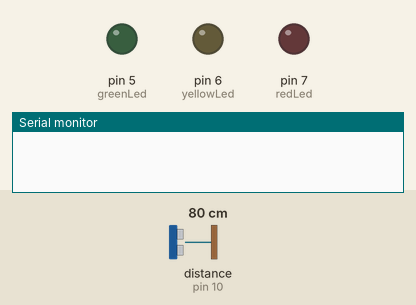
Recording of a sketch running on a simulated Arduino Uno, built with avr-gcc and run on an emulated ATmega328P. On the bench: output pins drawn as LEDs (lit = HIGH), the last lines printed to the serial monitor. Wiring (inferred from the names in the program): ultrasonic range finder: trigger pin 9; echo pin 10. The inputs (shaded band) are chosen by the test bench; at power-on: distance to the obstacle (sensor on pin 10) 80 cm. The echo pulse lasts 58.3 µs per cm; pins used as bus, display or sensor lines are not drawn.

Above: at 1.2 s.
1.3 s: distance to the obstacle (sensor on pin 10) set to 39 cm
2.8 s: distance to the obstacle (sensor on pin 10) set to 35 cm
At 4.1 s:
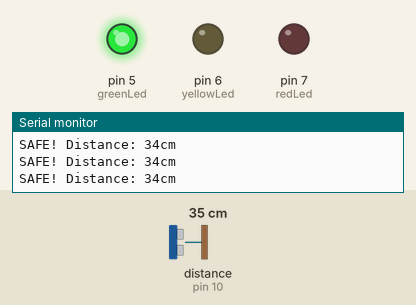
4.4 s: distance to the obstacle (sensor on pin 10) set to 23 cm
5.9 s: distance to the obstacle (sensor on pin 10) set to 19 cm
At 7.0 s:
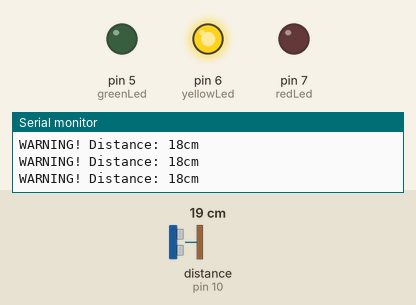
7.4 s: distance to the obstacle (sensor on pin 10) set to 12 cm
10.4 s: distance to the obstacle (sensor on pin 10) set to 9 cm
At 11.1 s:
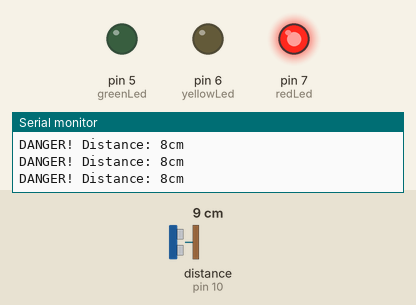
Timing chart, 0 to 13.0 s (numbered marks = the images above; inputs shaded):
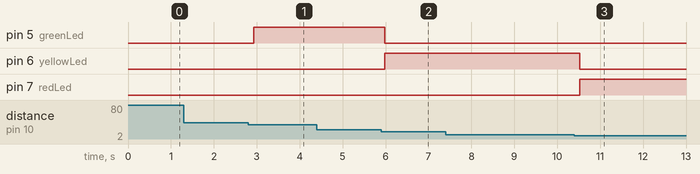

The sketch:

arduino-ultrasonic-proximity-indicator.ino
```cpp
// Mga Pins ng Ultrasonic
const int trgPin = 9;
const int echPin = 10;

// Mga Pins ng LEDs
const int greenLed = 5;
const int yellowLed = 6;
const int redLed = 7;

void setup() {
  Serial.begin(9600);

  // Setup ng I/O
  pinMode(trgPin, OUTPUT);
  pinMode(echPin, INPUT);

  pinMode(greenLed, OUTPUT);
  pinMode(yellowLed, OUTPUT);
  pinMode(redLed, OUTPUT);
}

void loop() {
  // Direkta agad ang pagkuha ng distansya mula sa scratch function sa ilalim
  long distance = getDistance();

  // Siguraduhing may tamang basa ang sensor
  if (distance > 0) {

    // 🔴 DANGER ZONE: Mas malapit sa 10cm
    if (distance < 10) {
      digitalWrite(redLed, HIGH);
      digitalWrite(yellowLed, LOW);
      digitalWrite(greenLed, LOW);
      Serial.println("DANGER! Distance: " + String(distance) + "cm");
    }
    // 🟡 WARNING ZONE: Gitna ng 10cm hanggang 20cm
    else if (distance >= 10 && distance < 20) {
      digitalWrite(redLed, LOW);
      digitalWrite(yellowLed, HIGH);
      digitalWrite(greenLed, LOW);
      Serial.println("WARNING! Distance: " + String(distance) + "cm");
    }
    // 🟢 SAFE ZONE: Gitna ng 20cm hanggang 35cm
    else if (distance >= 20 && distance <= 35) {
      digitalWrite(redLed, LOW);
      digitalWrite(yellowLed, LOW);
      digitalWrite(greenLed, HIGH);
      Serial.println("SAFE! Distance: " + String(distance) + "cm");
    }
    // Kung sobrang layo na sa 35cm, patayin muna lahat
    else {
      turnAllLedsOff();
    }
  }

  delay(150); // Mas mabilis na refresh rate (150ms) para mas ramdam mo ang real-time response!
}

void turnAllLedsOff() {
  digitalWrite(greenLed, LOW);
  digitalWrite(yellowLed, LOW);
  digitalWrite(redLed, LOW);
}

long getDistance() {
  digitalWrite(trgPin, LOW);
  delayMicroseconds(2);
  digitalWrite(trgPin, HIGH);
  delayMicroseconds(10);
  digitalWrite(trgPin, LOW);

  long duration = pulseIn(echPin, HIGH);
  long cm = duration / 29.1 / 2;

  return cm;
}
```

Measured:
- the behaviour switches between 37 and 36 cm on distance to the obstacle (sensor on pin 10) (found by bisection; images 0 and 1)
- the behaviour switches between 21 and 20 cm on distance to the obstacle (sensor on pin 10) (found by bisection; images 1 and 2)
- the behaviour switches between 11 and 10 cm on distance to the obstacle (sensor on pin 10) (found by bisection; images 2 and 3)
- after the input at 1.3 s, every drawn part: stays the same
- after the input at 2.8 s, pin 5 (greenLed): LOW → HIGH after 0.13 s
- after the input at 5.9 s, pin 5 (greenLed): HIGH → LOW after 0.08 s; pin 6 (yellowLed): LOW → HIGH after 0.08 s
- after the input at 10.4 s, pin 6 (yellowLed): HIGH → LOW after 0.13 s; pin 7 (redLed): LOW → HIGH after 0.13 s
